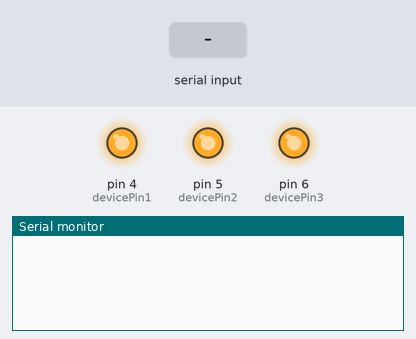
Bench run of a sketch on a simulated Arduino Uno, built with avr-gcc and run on an emulated ATmega328P. Parts: output pins drawn as LEDs (lit = HIGH), the last lines printed to the serial monitor. The test bench sets the inputs (shaded band). EEPROM starts erased.

Above: at 1.2 s.
1.3 s: "90,45\n" received over Serial
At 1.7 s:
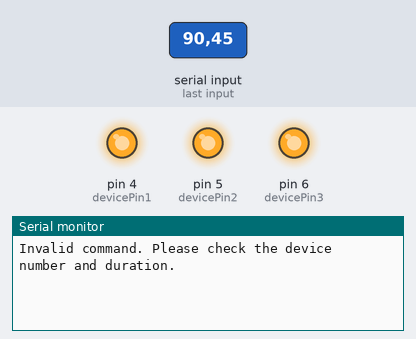
2.8 s: "5\n" received over Serial
At 4.0 s:
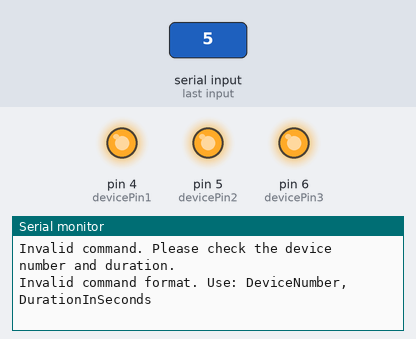
4.3 s: "1,90\n" received over Serial
At 5.8 s:
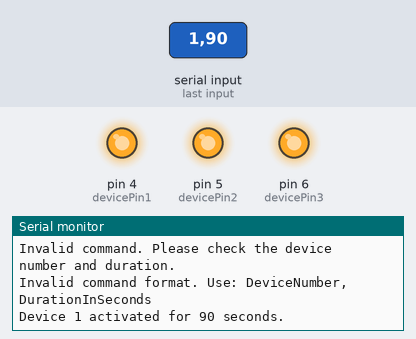

The sketch:

acionamentoV5.ino
```cpp
#include <EEPROM.h>

// Define the device pins
const int devicePin1 = 4; // Device connected to D4
const int devicePin2 = 5; // Device connected to D5
const int devicePin3 = 6; // Device connected to D6

// Define logic levels for Normally Open (NO) and Normally Closed (NC)
const int NO_STATE = LOW;  // NO devices are activated by LOW signal
const int NC_STATE = HIGH; // NC devices are activated by HIGH signal

// Number of devices
const int numDevices = 3;

// Arrays to store device pins and states
int devicePins[numDevices] = {devicePin1, devicePin2, devicePin3};

// Device states: true if device is ON, false if OFF
bool deviceStates[numDevices] = {false, false, false};

// Remaining times for devices (in milliseconds)
unsigned long remainingTimes[numDevices] = {0, 0, 0};

// EEPROM addresses for stored data
const int EEPROM_STATE_ADDR = 0; // Boolean device states (1 byte per device)
const int EEPROM_TIME_ADDR = EEPROM_STATE_ADDR + numDevices; // Remaining times (4 bytes per device)

unsigned long previousMillis = 0; // To track elapsed time

void setup() {
  // Initialize Serial communication
  Serial.begin(9600);

  // Initialize the device pins as outputs and set them to OFF
  for (int i = 0; i < numDevices; i++) {
    pinMode(devicePins[i], OUTPUT);
    digitalWrite(devicePins[i], NO_STATE); // Set initial state to OFF
  }

  // Read device states and remaining times from EEPROM
  readDeviceStatesFromEEPROM();
  readRemainingTimesFromEEPROM();

  // Restore device states
  for (int i = 0; i < numDevices; i++) {
    if (deviceStates[i]) {
      // Turn on the device
      digitalWrite(devicePins[i], NC_STATE);
    }
  }

  previousMillis = millis(); // Initialize previousMillis
}

void loop() {
  unsigned long currentMillis = millis();
  unsigned long elapsedTime = currentMillis - previousMillis;
  previousMillis = currentMillis;

  // Update remaining times and check if any devices need to be turned off
  for (int i = 0; i < numDevices; i++) {
    if (deviceStates[i]) { // Device is currently ON
      if (elapsedTime > 0) {
        if (remainingTimes[i] >= elapsedTime) {
          remainingTimes[i] -= elapsedTime;
        } else {
          remainingTimes[i] = 0;
        }
      }

      if (remainingTimes[i] <= 0) {
        // Time to turn off the device
        digitalWrite(devicePins[i], NO_STATE);
        deviceStates[i] = false;

        // Update EEPROM
        updateDeviceStateInEEPROM(i);
        updateRemainingTimeInEEPROM(i);

        // Send acknowledgment
        Serial.println("Device " + String(i + 1) + " has been turned off.");
      } else {
        // Update EEPROM with new remaining time
        updateRemainingTimeInEEPROM(i);
      }
    }
  }

  // Check for new serial input
  if (Serial.available() > 0) {
    // Read the incoming string until newline character
    String inputString = Serial.readStringUntil('\n');
    inputString.trim(); // Remove any leading/trailing whitespace

    // Parse the input string to extract device and duration
    int commaIndex = inputString.indexOf(',');
    if (commaIndex > 0) {
      String deviceStr = inputString.substring(0, commaIndex);
      String durationStr = inputString.substring(commaIndex + 1);

      int deviceNumber = deviceStr.toInt();
      int durationSeconds = durationStr.toInt();

      // Validate device number and duration
      int deviceIndex = deviceNumber - 1; // Adjust for zero-based index
      if (deviceIndex >= 0 && deviceIndex < numDevices && durationSeconds > 0) {
        // Turn on the device
        digitalWrite(devicePins[deviceIndex], NC_STATE);
        deviceStates[deviceIndex] = true;
        remainingTimes[deviceIndex] = (unsigned long)durationSeconds * 1000UL;

        // Update EEPROM
        updateDeviceStateInEEPROM(deviceIndex);
        updateRemainingTimeInEEPROM(deviceIndex);

        // Send acknowledgment
        Serial.println("Device " + String(deviceNumber) + " activated for " + String(durationSeconds) + " seconds.");
      } else {
        // Invalid device number or duration
        Serial.println("Invalid command. Please check the device number and duration.");
      }
    } else {
      // Invalid input format
      Serial.println("Invalid command format. Use: DeviceNumber,DurationInSeconds");
    }
  }
}

// Function to read device states from EEPROM
void readDeviceStatesFromEEPROM() {
  for (int i = 0; i < numDevices; i++) {
    deviceStates[i] = EEPROM.read(EEPROM_STATE_ADDR + i);
  }
}

// Function to read remaining times from EEPROM
void readRemainingTimesFromEEPROM() {
  for (int i = 0; i < numDevices; i++) {
    unsigned long time = 0;
    for (int j = 0; j < 4; j++) {
      byte data = EEPROM.read(EEPROM_TIME_ADDR + i * 4 + j);
      time |= ((unsigned long)data << (8 * j));
    }
    remainingTimes[i] = time;
  }
}

// Function to update a device state in EEPROM
void updateDeviceStateInEEPROM(int deviceIndex) {
  EEPROM.update(EEPROM_STATE_ADDR + deviceIndex, deviceStates[deviceIndex]);
}

// Function to update a remaining time in EEPROM
void updateRemainingTimeInEEPROM(int deviceIndex) {
  unsigned long time = remainingTimes[deviceIndex];
  for (int j = 0; j < 4; j++) {
    byte data = (time >> (8 * j)) & 0xFF;
    EEPROM.update(EEPROM_TIME_ADDR + deviceIndex * 4 + j, data);
  }
}
```

Measured:
- after the input at 1.3 s, the serial monitor: prints a new line at once (image 1)
- after the input at 2.8 s, the serial monitor: prints a new line at once (image 2)
- after the input at 4.3 s, the serial monitor: prints a new line at once (image 3)
